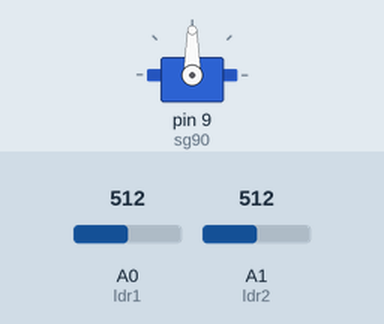
Recording of a sketch running on a simulated Arduino Uno, built with avr-gcc and run on an emulated ATmega328P. Shown: servo. The inputs (shaded band) are chosen by the test bench; at power-on: A0 (ldr1) = 512, A1 (ldr2) = 512.

Above: at 3.2 s.
3.3 s: A0 (ldr1) set to 550
At 4.45 s:
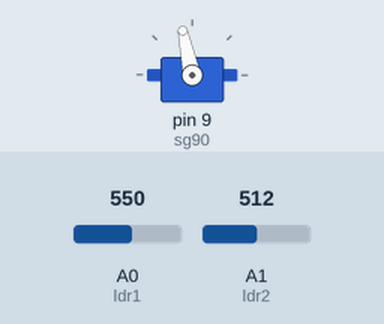
At 6.26 s:
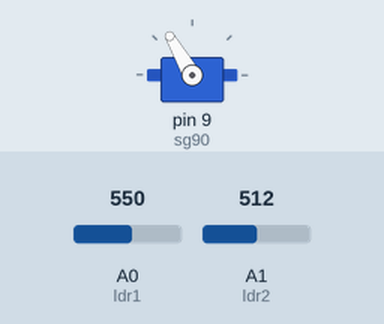
6.3 s: A0 (ldr1) set to 306
9.3 s: A1 (ldr2) set to 340
12.3 s: A1 (ldr2) set to 310
At 12.3 s:
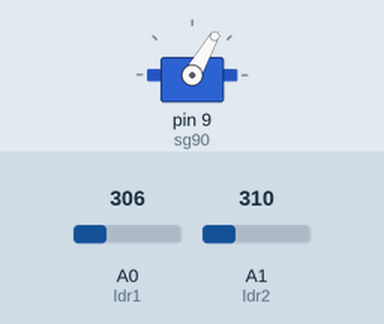
13.8 s: A0 (ldr1) set to 272
At 14.98 s:
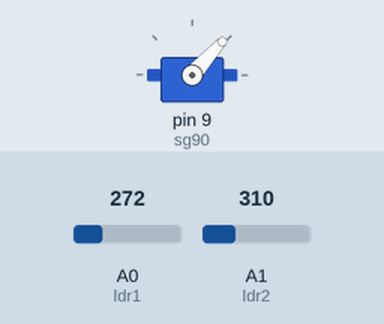
16.8 s: A0 (ldr1) set to 511
Timing chart, 0 to 29.3 s (numbered marks = the images above; inputs shaded):
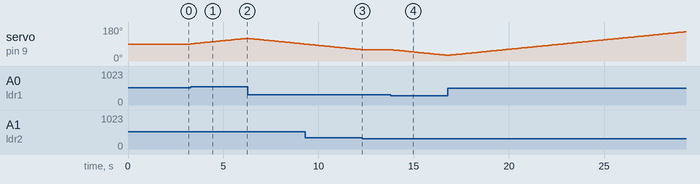

Measured:
- the behaviour switches between 531 and 532 on A0 (ldr1) (found by bisection; images 0 and 1)
- the behaviour switches between 326 and 325 on A1 (ldr2) (found by bisection; images 2 and 3)
- the behaviour switches between 291 and 290 on A0 (ldr1) (found by bisection; images 3 and 4)
- after the input at 3.3 s, servo on pin 9 (sg90): moves from 90° to 120° over 2.9 s, starting at once
- after the input at 12.3 s, servo on pin 9 (sg90): stays 60° (without the input it goes to 59° after 0.03 s)
- after the input at 13.8 s, servo on pin 9 (sg90): moves from 60° to 30° over 2.9 s, starting at once

The sketch:

Servo_Solar_Tracker.ino
```cpp
#include <Servo.h>
Servo sg90;
short int pos=90;
const short int ldr1=A0,ldr2=A1,tol=20;
void setup() {
  // put your setup code here, to run once:
  pinMode(ldr1,INPUT);
  pinMode(ldr2,INPUT);
  sg90.attach(9);
  sg90.write(pos);
  delay(2000);
}

void loop() {
  // put your main code here, to run repeatedly:
  int r1 = analogRead(ldr1);
  int r2 = analogRead(ldr2);
  if(abs(r1-r2)>=tol || abs(r2-r1)>=tol){
    if(r1>r2)
    pos++;
    if(r1<r2)
    pos--;
  }
  sg90.write(pos);
  delay(100);
}
```
